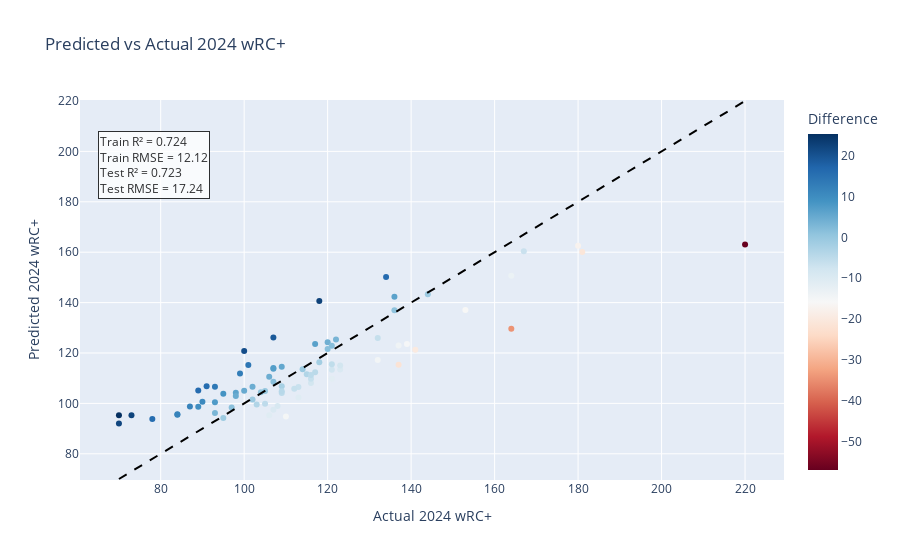

The code cell stored with this chart in its notebook:
### Markdown cell above
**Results**

From our results, we can visually see the importance xwOBA and wRAA (<0.40, encouraging)are in our model, followed by HardHit% and HR/FB. We also notice that our train R² score is slightly larger than our test R² score with an RMSE at 12, which is strong. With our test R² above 0.7, this highlights that the model performs quite well at capturing player-level outcomes with a fair amount of accuracy. Out of the full qualified player set (79 players), 26 players fell within ±5 wRC+ of their actual 2024 value, 47 players fell within ±10 wRC+ of their actual 2024 value, and 69 players fell within ±20 wRC+ of their actual 2024 value, which means the model was able to closely mirror real-world performance for a significant portion of the test group. These players include both elite hitters (ex: Bryce Harper, Freddie Freeman) and more average contributors (e.g., Mark Canha, Andrew Vaughn), suggesting that the model’s predictive power is not skewed toward only one end of the performance spectrum. 

At the same time, the distribution of errors shows where limitations still exist. Even among players who landed within the ±5 band, differences as large as 4–5 points remain—enough to influence team-level decisions when projecting roster value. Moreover, while a high R² (0.723 on test data) indicates strong explanatory power, there are still cases outside this range where the model under- or overestimated true performance by larger margins. These gaps likely stem from factors not fully captured by the input features, such as player injuries, swing adjustments, or contextual influences that public datasets do not document. Taken together, the findings suggest that while the model offers a reliable forecasting baseline, incorporating more dynamic or player-specific inputs could further refine predictions.

### Code cell
# Interactive Plot

import plotly.express as px

results_df["wRCplus_Diff"] = results_df["Predicted_2024_wRC+"] - results_df["Actual_2024_wRC+"]

fig = px.scatter(
    results_df,
    x='Actual_2024_wRC+',
    y='Predicted_2024_wRC+',
    color='wRCplus_Diff', 
    color_continuous_scale='RdBu',
    hover_name='Name',
    labels={
        'Actual_2024_wRC+': 'Actual 2024 wRC+',
        'Predicted_2024_wRC+': 'Predicted 2024 wRC+',
        'wRCplus_Diff': 'Difference'
    },
    title='Predicted vs Actual 2024 wRC+'
)

# Add the perfect prediction line (y = x)
fig.add_shape(
    type='line',
    x0=results_df['Actual_2024_wRC+'].min(),
    y0=results_df['Actual_2024_wRC+'].min(),
    x1=results_df['Actual_2024_wRC+'].max(),
    y1=results_df['Actual_2024_wRC+'].max(),
    line=dict(color='Black', dash='dash')
)

textstr = (
    f"Train R² = {r2_train:.3f}<br>"
    f"Train RMSE = {rmse_train:.2f}<br>"
    f"Test R² = {r2_test:.3f}<br>"
    f"Test RMSE = {rmse_test:.2f}"
)


# Performance metrics
fig.add_annotation(
    x=results_df['Actual_2024_wRC+'].min() - 5,   
    y=results_df['Predicted_2024_wRC+'].max() + 45,  
    text=textstr,
    showarrow=False,
    align='left',
    xanchor='left',
    yanchor='top',
    font=dict(size=12, color='black'),
    bordercolor='black',
    borderwidth=1,
    bgcolor='white',
    opacity=0.8
)


# Show plot
fig.show()

### Figure 1 — Plotly figure (JSON) as saved in the notebook; plotly's stock layout.template omitted (floating-point values rounded to 4 significant figures)
{"data": [{"hovertemplate": "<b>%{hovertext}</b><br><br>Actual 2024 wRC+=%{x}<br>Predicted 2024 wRC+=%{y}<br>Difference=%{marker.color}<extra></extra>", "hovertext": ["Aaron Judge", "Adolis García", "Alex Verdugo", "Andrew Benintendi", "Andrew McCutchen", "Andrew Vaughn", "Anthony Volpe", "Austin Riley", "Brent Rooker", "Bryan De La Cruz", "Bryan Reynolds", "Bryce Harper", "CJ Abrams", "Cal Raleigh", "Carlos Santana", "Cedric Mullins", "Corbin Carroll", "Dansby Swanson", "Eugenio Suárez", "Ezequiel Tovar", "Francisco Lindor", "Freddie Freeman", "Gleyber Torres", "Gunnar Henderson", "Ian Happ", "Isaac Paredes", "J.D. Martinez", "J.P. Crawford", "Jake Burger", "Jake Cronenworth", "Jeimer Candelario", "Jonathan India", "Jorge Soler", "Josh Bell", "José Ramírez", "Juan Soto", "Justin Turner", "Keibert Ruiz", "Kyle Schwarber", "Leody Taveras", "Lourdes Gurriel Jr.", "Luis Arraez", "Luis García Jr.", "Maikel Garcia", "Manny Machado", "Marcus Semien", "Mark Canha", "Matt Chapman", "Matt Olson", "Matt Vierling", "Michael Conforto", "Michael Harris II", "Mookie Betts", "Nathaniel Lowe", "Nick Castellanos", "Nolan Arenado", "Orlando Arcia", "Paul Goldschmidt", "Pete Alonso", "Rafael Devers", "Randy Arozarena", "Ryan McMahon", "Ryan Mountcastle", "Salvador Perez", "Seiya Suzuki", "Shea Langeliers", "Shohei Ohtani", "Spencer Steer", "Teoscar Hernández", "Tommy Pham", "Trea Turner", "Ty France", "Tyler Stephenson", "Vladimir Guerrero Jr.", "Will Smith", "William Contreras", "Willy Adames", "Xander Bogaerts", "Yandy Díaz", "Yordan Alvarez"], "legendgroup": "", "marker": {"color": [-56.97, 13.64, 11.47, 3.142, 4.593, 1.395, 11.73, 6.589, -34.39, 15.78, -1.637, -0.6625, -10.66, -4.602, -6.494, -3.412, 6.733, 6.243, -3.4, -0.8168, -21.68, 0.9455, -0.05545, -15.97, -7.674, -7.947, 7.079, 10.66, 19.13, -5.142, 9.687, -4.84, 4.254, 14.2, -19.7, -20.91, -6.228, 22.02, 16.16, 11.72, -8.998, -2.145, -15.24, 25.31, 1.892, 4.988, -0.4535, -5.42, 22.63, -9.516, -6.198, 12.88, -15.47, -9.545, 0.4447, 4.591, 22.31, 20.81, 3.34, 6.357, -0.417, 16.11, 1.588, -4.682, -14.02, -4.205, -17.44, 4.905, -5.999, 15.76, -7.933, 7.473, -10.62, -13.33, 5.569, -14.78, -11.19, 8.789, 1.637, -6.637], "coloraxis": "coloraxis", "symbol": "circle"}, "mode": "markers", "name": "", "orientation": "v", "showlegend": false, "type": "scatter", "x": [220, 93, 84, 93, 106, 97, 87, 117, 164, 78, 118, 144, 106, 117, 113, 103, 107, 98, 115, 95, 137, 136, 105, 153, 121, 116, 107, 90, 107, 105, 89, 109, 120, 101, 141, 181, 116, 70, 134, 84, 108, 109, 110, 70, 121, 100, 102, 121, 118, 107, 112, 99, 139, 123, 104, 102, 73, 100, 122, 136, 114, 89, 107, 116, 137, 109, 180, 98, 132, 91, 123, 93, 113, 164, 109, 132, 121, 95, 120, 167], "xaxis": "x", "y": [163.0, 106.6, 95.47, 96.14, 110.6, 98.4, 98.73, 123.6, 129.6, 93.78, 116.4, 143.3, 95.34, 112.4, 106.5, 99.59, 113.7, 104.2, 111.6, 94.18, 115.3, 136.9, 104.9, 137.0, 113.3, 108.1, 114.1, 100.7, 126.1, 99.86, 98.69, 104.2, 124.3, 115.2, 121.3, 160.1, 109.8, 92.02, 150.2, 95.72, 99.0, 106.9, 94.76, 95.31, 122.9, 105.0, 101.5, 115.6, 140.6, 97.48, 105.8, 111.9, 123.5, 113.5, 104.4, 106.6, 95.31, 120.8, 125.3, 142.4, 113.6, 105.1, 108.6, 111.3, 123.0, 104.8, 162.6, 102.9, 126.0, 106.8, 115.1, 100.5, 102.4, 150.7, 114.6, 117.2, 109.8, 103.8, 121.6, 160.4], "yaxis": "y"}], "layout": {"annotations": [{"align": "left", "bgcolor": "white", "bordercolor": "black", "borderwidth": 1, "font": {"color": "black", "size": 12}, "opacity": 0.8, "showarrow": false, "text": "Train R² = 0.724<br>Train RMSE = 12.12<br>Test R² = 0.723<br>Test RMSE = 17.24", "x": 65, "xanchor": "left", "y": 208.0, "yanchor": "top"}], "coloraxis": {"colorbar": {"title": {"text": "Difference"}}, "colorscale": [[0, "rgb(103,0,31)"], [0.1, "rgb(178,24,43)"], [0.2, "rgb(214,96,77)"], [0.3, "rgb(244,165,130)"], [0.4, "rgb(253,219,199)"], [0.5, "rgb(247,247,247)"], [0.6, "rgb(209,229,240)"], [0.7, "rgb(146,197,222)"], [0.8, "rgb(67,147,195)"], [0.9, "rgb(33,102,172)"], [1, "rgb(5,48,97)"]]}, "legend": {"tracegroupgap": 0}, "shapes": [{"line": {"color": "Black", "dash": "dash"}, "type": "line", "x0": 70, "x1": 220, "y0": 70, "y1": 220}], "title": {"text": "Predicted vs Actual 2024 wRC+"}, "xaxis": {"anchor": "y", "domain": [0, 1], "title": {"text": "Actual 2024 wRC+"}}, "yaxis": {"anchor": "x", "domain": [0, 1], "title": {"text": "Predicted 2024 wRC+"}}}}
